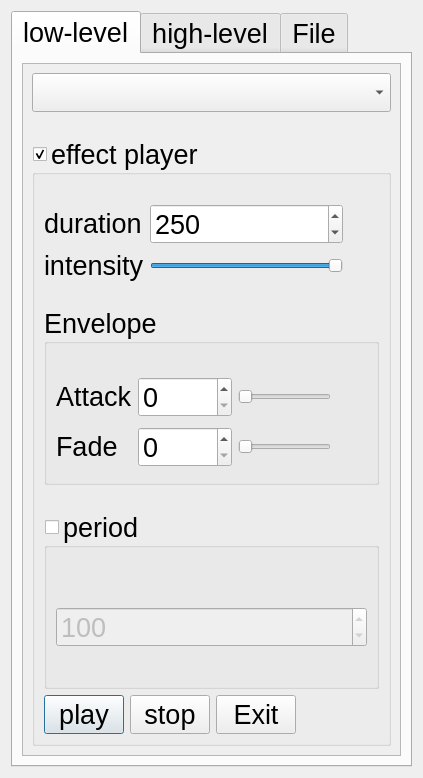
<?xml version="1.0" encoding="UTF-8"?>
<ui version="4.0">
 <class>Dialog</class>
 <widget class="QDialog" name="Dialog">
  <property name="geometry">
   <rect>
    <x>0</x>
    <y>0</y>
    <width>423</width>
    <height>778</height>
   </rect>
  </property>
  <property name="font">
   <font>
    <pointsize>20</pointsize>
   </font>
  </property>
  <property name="windowTitle">
   <string>Dialog</string>
  </property>
  <layout class="QVBoxLayout" name="verticalLayout">
   <item>
    <widget class="QTabWidget" name="tabWidget">
     <property name="tabPosition">
      <enum>QTabWidget::North</enum>
     </property>
     <property name="currentIndex">
      <number>0</number>
     </property>
     <property name="usesScrollButtons">
      <bool>true</bool>
     </property>
     <property name="documentMode">
      <bool>false</bool>
     </property>
     <widget class="QWidget" name="tab">
      <attribute name="title">
       <string>low-level</string>
      </attribute>
      <layout class="QGridLayout" name="gridLayout_2">
       <item row="0" column="0">
        <widget class="QScrollArea" name="scrollArea">
         <property name="widgetResizable">
          <bool>true</bool>
         </property>
         <widget class="QWidget" name="scrollAreaWidgetContents">
          <property name="geometry">
           <rect>
            <x>0</x>
            <y>0</y>
            <width>379</width>
            <height>695</height>
           </rect>
          </property>
          <layout class="QVBoxLayout" name="verticalLayout_6">
           <item>
            <widget class="QComboBox" name="actuators">
             <property name="sizePolicy">
              <sizepolicy hsizetype="Expanding" vsizetype="Fixed">
               <horstretch>0</horstretch>
               <verstretch>0</verstretch>
              </sizepolicy>
             </property>
             <property name="frame">
              <bool>true</bool>
             </property>
            </widget>
           </item>
           <item>
            <spacer name="verticalSpacer_3">
             <property name="orientation">
              <enum>Qt::Vertical</enum>
             </property>
             <property name="sizeType">
              <enum>QSizePolicy::Maximum</enum>
             </property>
             <property name="sizeHint" stdset="0">
              <size>
               <width>20</width>
               <height>20</height>
              </size>
             </property>
            </spacer>
           </item>
           <item>
            <widget class="QGroupBox" name="enabled">
             <property name="sizePolicy">
              <sizepolicy hsizetype="Expanding" vsizetype="Expanding">
               <horstretch>0</horstretch>
               <verstretch>0</verstretch>
              </sizepolicy>
             </property>
             <property name="title">
              <string>effect player</string>
             </property>
             <property name="flat">
              <bool>true</bool>
             </property>
             <property name="checkable">
              <bool>true</bool>
             </property>
             <layout class="QVBoxLayout" name="verticalLayout_5">
              <item>
               <spacer name="verticalSpacer_4">
                <property name="orientation">
                 <enum>Qt::Vertical</enum>
                </property>
                <property name="sizeType">
                 <enum>QSizePolicy::Preferred</enum>
                </property>
                <property name="sizeHint" stdset="0">
                 <size>
                  <width>20</width>
                  <height>20</height>
                 </size>
                </property>
               </spacer>
              </item>
              <item>
               <layout class="QGridLayout" name="gridLayout_3">
                <item row="0" column="0">
                 <widget class="QLabel" name="label_2">
                  <property name="sizePolicy">
                   <sizepolicy hsizetype="Preferred" vsizetype="Fixed">
                    <horstretch>0</horstretch>
                    <verstretch>0</verstretch>
                   </sizepolicy>
                  </property>
                  <property name="text">
                   <string>duration</string>
                  </property>
                 </widget>
                </item>
                <item row="0" column="1">
                 <widget class="QSpinBox" name="duration">
                  <property name="sizePolicy">
                   <sizepolicy hsizetype="Expanding" vsizetype="Fixed">
                    <horstretch>0</horstretch>
                    <verstretch>0</verstretch>
                   </sizepolicy>
                  </property>
                  <property name="minimum">
                   <number>-1</number>
                  </property>
                  <property name="maximum">
                   <number>100000000</number>
                  </property>
                  <property name="value">
                   <number>250</number>
                  </property>
                 </widget>
                </item>
                <item row="1" column="0">
                 <widget class="QLabel" name="label_3">
                  <property name="sizePolicy">
                   <sizepolicy hsizetype="Preferred" vsizetype="Fixed">
                    <horstretch>0</horstretch>
                    <verstretch>0</verstretch>
                   </sizepolicy>
                  </property>
                  <property name="text">
                   <string>intensity</string>
                  </property>
                 </widget>
                </item>
                <item row="1" column="1">
                 <widget class="QSlider" name="intensity">
                  <property name="maximum">
                   <number>1000</number>
                  </property>
                  <property name="value">
                   <number>1000</number>
                  </property>
                  <property name="orientation">
                   <enum>Qt::Horizontal</enum>
                  </property>
                 </widget>
                </item>
                <item row="1" column="2">
                 <widget class="QLabel" name="lblIntensity">
                  <property name="sizePolicy">
                   <sizepolicy hsizetype="Preferred" vsizetype="Fixed">
                    <horstretch>0</horstretch>
                    <verstretch>0</verstretch>
                   </sizepolicy>
                  </property>
                  <property name="minimumSize">
                   <size>
                    <width>30</width>
                    <height>0</height>
                   </size>
                  </property>
                  <property name="text">
                   <string/>
                  </property>
                 </widget>
                </item>
               </layout>
              </item>
              <item>
               <spacer name="verticalSpacer_2">
                <property name="orientation">
                 <enum>Qt::Vertical</enum>
                </property>
                <property name="sizeType">
                 <enum>QSizePolicy::Maximum</enum>
                </property>
                <property name="sizeHint" stdset="0">
                 <size>
                  <width>20</width>
                  <height>20</height>
                 </size>
                </property>
               </spacer>
              </item>
              <item>
               <widget class="QGroupBox" name="envelope">
                <property name="sizePolicy">
                 <sizepolicy hsizetype="Expanding" vsizetype="Expanding">
                  <horstretch>0</horstretch>
                  <verstretch>0</verstretch>
                 </sizepolicy>
                </property>
                <property name="title">
                 <string>Envelope</string>
                </property>
                <property name="flat">
                 <bool>true</bool>
                </property>
                <layout class="QGridLayout" name="gridLayout">
                 <item row="2" column="0">
                  <widget class="QLabel" name="label_4">
                   <property name="sizePolicy">
                    <sizepolicy hsizetype="Preferred" vsizetype="Fixed">
                     <horstretch>0</horstretch>
                     <verstretch>0</verstretch>
                    </sizepolicy>
                   </property>
                   <property name="text">
                    <string>Attack</string>
                   </property>
                  </widget>
                 </item>
                 <item row="2" column="1">
                  <widget class="QSpinBox" name="attackTime">
                   <property name="sizePolicy">
                    <sizepolicy hsizetype="Expanding" vsizetype="Fixed">
                     <horstretch>0</horstretch>
                     <verstretch>0</verstretch>
                    </sizepolicy>
                   </property>
                  </widget>
                 </item>
                 <item row="2" column="2">
                  <widget class="QSlider" name="attackIntensity">
                   <property name="maximum">
                    <number>1000</number>
                   </property>
                   <property name="orientation">
                    <enum>Qt::Horizontal</enum>
                   </property>
                  </widget>
                 </item>
                 <item row="4" column="0">
                  <widget class="QLabel" name="label_6">
                   <property name="sizePolicy">
                    <sizepolicy hsizetype="Preferred" vsizetype="Fixed">
                     <horstretch>0</horstretch>
                     <verstretch>0</verstretch>
                    </sizepolicy>
                   </property>
                   <property name="text">
                    <string>Fade</string>
                   </property>
                  </widget>
                 </item>
                 <item row="4" column="1">
                  <widget class="QSpinBox" name="fadeTime">
                   <property name="sizePolicy">
                    <sizepolicy hsizetype="Expanding" vsizetype="Fixed">
                     <horstretch>0</horstretch>
                     <verstretch>0</verstretch>
                    </sizepolicy>
                   </property>
                  </widget>
                 </item>
                 <item row="4" column="2">
                  <widget class="QSlider" name="fadeIntensity">
                   <property name="maximum">
                    <number>1000</number>
                   </property>
                   <property name="orientation">
                    <enum>Qt::Horizontal</enum>
                   </property>
                  </widget>
                 </item>
                 <item row="4" column="3">
                  <widget class="QLabel" name="lblFadeIntensity">
                   <property name="minimumSize">
                    <size>
                     <width>30</width>
                     <height>0</height>
                    </size>
                   </property>
                   <property name="text">
                    <string/>
                   </property>
                  </widget>
                 </item>
                 <item row="2" column="3">
                  <widget class="QLabel" name="lblAttackIntensity">
                   <property name="minimumSize">
                    <size>
                     <width>30</width>
                     <height>0</height>
                    </size>
                   </property>
                   <property name="text">
                    <string/>
                   </property>
                  </widget>
                 </item>
                 <item row="1" column="1">
                  <spacer name="verticalSpacer_5">
                   <property name="orientation">
                    <enum>Qt::Vertical</enum>
                   </property>
                   <property name="sizeType">
                    <enum>QSizePolicy::Maximum</enum>
                   </property>
                   <property name="sizeHint" stdset="0">
                    <size>
                     <width>20</width>
                     <height>20</height>
                    </size>
                   </property>
                  </spacer>
                 </item>
                </layout>
               </widget>
              </item>
              <item>
               <spacer name="verticalSpacer_6">
                <property name="orientation">
                 <enum>Qt::Vertical</enum>
                </property>
                <property name="sizeType">
                 <enum>QSizePolicy::Maximum</enum>
                </property>
                <property name="sizeHint" stdset="0">
                 <size>
                  <width>20</width>
                  <height>20</height>
                 </size>
                </property>
               </spacer>
              </item>
              <item>
               <widget class="QGroupBox" name="grpPeriod">
                <property name="sizePolicy">
                 <sizepolicy hsizetype="Expanding" vsizetype="Expanding">
                  <horstretch>0</horstretch>
                  <verstretch>0</verstretch>
                 </sizepolicy>
                </property>
                <property name="title">
                 <string>period</string>
                </property>
                <property name="flat">
                 <bool>true</bool>
                </property>
                <property name="checkable">
                 <bool>true</bool>
                </property>
                <property name="checked">
                 <bool>false</bool>
                </property>
                <layout class="QVBoxLayout" name="verticalLayout_3">
                 <item>
                  <spacer name="verticalSpacer_7">
                   <property name="orientation">
                    <enum>Qt::Vertical</enum>
                   </property>
                   <property name="sizeType">
                    <enum>QSizePolicy::Maximum</enum>
                   </property>
                   <property name="sizeHint" stdset="0">
                    <size>
                     <width>20</width>
                     <height>20</height>
                    </size>
                   </property>
                  </spacer>
                 </item>
                 <item>
                  <widget class="QSpinBox" name="period">
                   <property name="sizePolicy">
                    <sizepolicy hsizetype="Preferred" vsizetype="Fixed">
                     <horstretch>0</horstretch>
                     <verstretch>0</verstretch>
                    </sizepolicy>
                   </property>
                   <property name="minimum">
                    <number>1</number>
                   </property>
                   <property name="maximum">
                    <number>1000</number>
                   </property>
                   <property name="value">
                    <number>100</number>
                   </property>
                  </widget>
                 </item>
                </layout>
               </widget>
              </item>
              <item>
               <layout class="QHBoxLayout" name="horizontalLayout_3">
                <item>
                 <widget class="QPushButton" name="playPause">
                  <property name="sizePolicy">
                   <sizepolicy hsizetype="Preferred" vsizetype="Fixed">
                    <horstretch>0</horstretch>
                    <verstretch>0</verstretch>
                   </sizepolicy>
                  </property>
                  <property name="text">
                   <string>play</string>
                  </property>
                 </widget>
                </item>
                <item>
                 <widget class="QPushButton" name="stop">
                  <property name="sizePolicy">
                   <sizepolicy hsizetype="Preferred" vsizetype="Fixed">
                    <horstretch>0</horstretch>
                    <verstretch>0</verstretch>
                   </sizepolicy>
                  </property>
                  <property name="text">
                   <string>stop</string>
                  </property>
                 </widget>
                </item>
                <item>
                 <widget class="QPushButton" name="exitButton">
                  <property name="text">
                   <string>Exit</string>
                  </property>
                 </widget>
                </item>
                <item>
                 <widget class="QLabel" name="effectState">
                  <property name="sizePolicy">
                   <sizepolicy hsizetype="Expanding" vsizetype="Fixed">
                    <horstretch>0</horstretch>
                    <verstretch>0</verstretch>
                   </sizepolicy>
                  </property>
                  <property name="text">
                   <string/>
                  </property>
                  <property name="alignment">
                   <set>Qt::AlignCenter</set>
                  </property>
                 </widget>
                </item>
               </layout>
              </item>
             </layout>
            </widget>
           </item>
          </layout>
         </widget>
        </widget>
       </item>
      </layout>
     </widget>
     <widget class="QWidget" name="tab_2">
      <attribute name="title">
       <string>high-level</string>
      </attribute>
      <layout class="QVBoxLayout" name="verticalLayout_2">
       <item>
        <widget class="QScrollArea" name="scrollArea_2">
         <property name="widgetResizable">
          <bool>true</bool>
         </property>
         <widget class="QWidget" name="scrollAreaWidgetContents_2">
          <property name="geometry">
           <rect>
            <x>0</x>
            <y>0</y>
            <width>379</width>
            <height>695</height>
           </rect>
          </property>
          <widget class="QWidget" name="layoutWidget">
           <property name="geometry">
            <rect>
             <x>10</x>
             <y>10</y>
             <width>221</width>
             <height>92</height>
            </rect>
           </property>
           <layout class="QVBoxLayout" name="verticalLayout_8">
            <item>
             <widget class="QComboBox" name="instantEffect"/>
            </item>
            <item>
             <widget class="QPushButton" name="instantPlay">
              <property name="sizePolicy">
               <sizepolicy hsizetype="Fixed" vsizetype="Fixed">
                <horstretch>0</horstretch>
                <verstretch>0</verstretch>
               </sizepolicy>
              </property>
              <property name="text">
               <string>play</string>
              </property>
             </widget>
            </item>
           </layout>
          </widget>
         </widget>
        </widget>
       </item>
      </layout>
     </widget>
     <widget class="QWidget" name="tab_3">
      <attribute name="title">
       <string>File</string>
      </attribute>
      <layout class="QVBoxLayout" name="verticalLayout_4">
       <item>
        <widget class="QScrollArea" name="scrollArea_3">
         <property name="widgetResizable">
          <bool>true</bool>
         </property>
         <widget class="QWidget" name="scrollAreaWidgetContents_3">
          <property name="geometry">
           <rect>
            <x>0</x>
            <y>0</y>
            <width>379</width>
            <height>695</height>
           </rect>
          </property>
          <widget class="QWidget" name="layoutWidget">
           <property name="geometry">
            <rect>
             <x>10</x>
             <y>10</y>
             <width>281</width>
             <height>341</height>
            </rect>
           </property>
           <layout class="QVBoxLayout" name="verticalLayout_7">
            <item>
             <widget class="QLineEdit" name="filename">
              <property name="readOnly">
               <bool>true</bool>
              </property>
             </widget>
            </item>
            <item>
             <widget class="QPushButton" name="browse">
              <property name="text">
               <string>...</string>
              </property>
             </widget>
            </item>
            <item>
             <widget class="QLabel" name="fileStatus">
              <property name="text">
               <string/>
              </property>
             </widget>
            </item>
            <item>
             <spacer name="verticalSpacer">
              <property name="orientation">
               <enum>Qt::Vertical</enum>
              </property>
              <property name="sizeHint" stdset="0">
               <size>
                <width>20</width>
                <height>40</height>
               </size>
              </property>
             </spacer>
            </item>
            <item>
             <layout class="QHBoxLayout" name="horizontalLayout_6">
              <item>
               <widget class="QPushButton" name="filePlayPause">
                <property name="enabled">
                 <bool>false</bool>
                </property>
                <property name="text">
                 <string>play/pause</string>
                </property>
               </widget>
              </item>
              <item>
               <widget class="QPushButton" name="fileStop">
                <property name="enabled">
                 <bool>false</bool>
                </property>
                <property name="text">
                 <string>stop</string>
                </property>
               </widget>
              </item>
              <item>
               <widget class="QLabel" name="fileEffectState">
                <property name="sizePolicy">
                 <sizepolicy hsizetype="MinimumExpanding" vsizetype="Preferred">
                  <horstretch>0</horstretch>
                  <verstretch>0</verstretch>
                 </sizepolicy>
                </property>
                <property name="text">
                 <string/>
                </property>
               </widget>
              </item>
             </layout>
            </item>
           </layout>
          </widget>
         </widget>
        </widget>
       </item>
      </layout>
     </widget>
    </widget>
   </item>
  </layout>
 </widget>
 <resources/>
 <connections/>
</ui>
